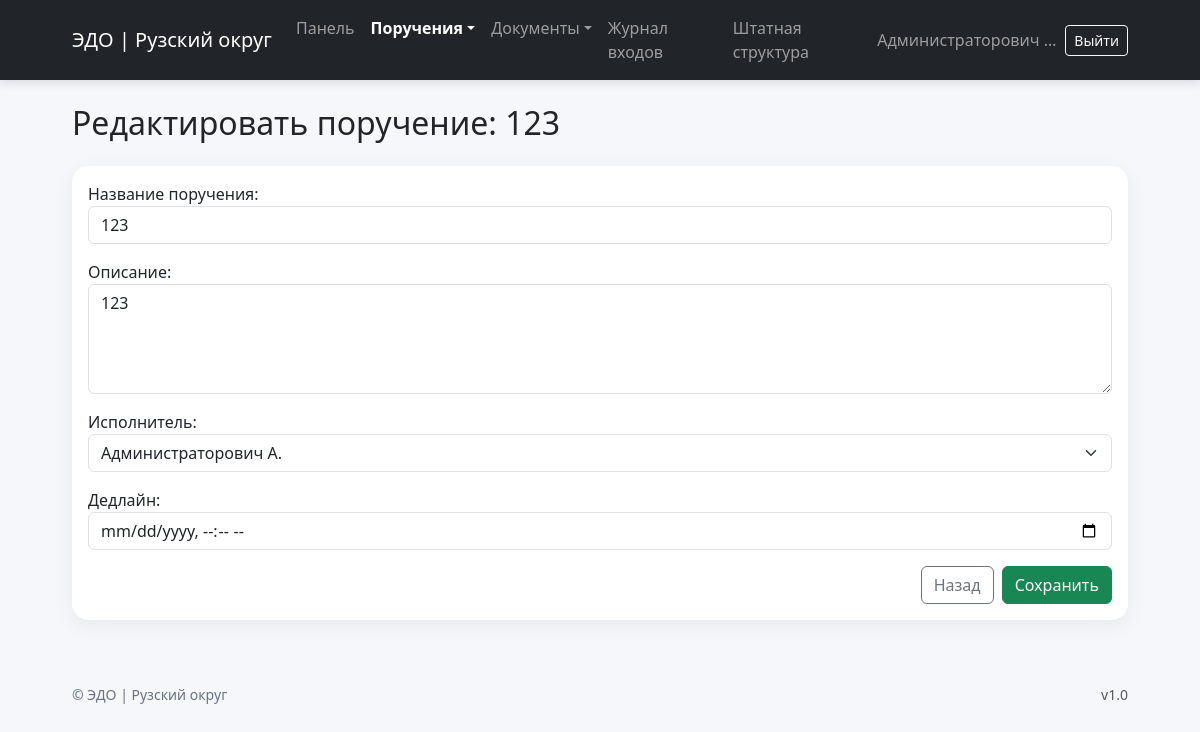
Page /tasks/5/edit/ (signed in) on the earlier database version.
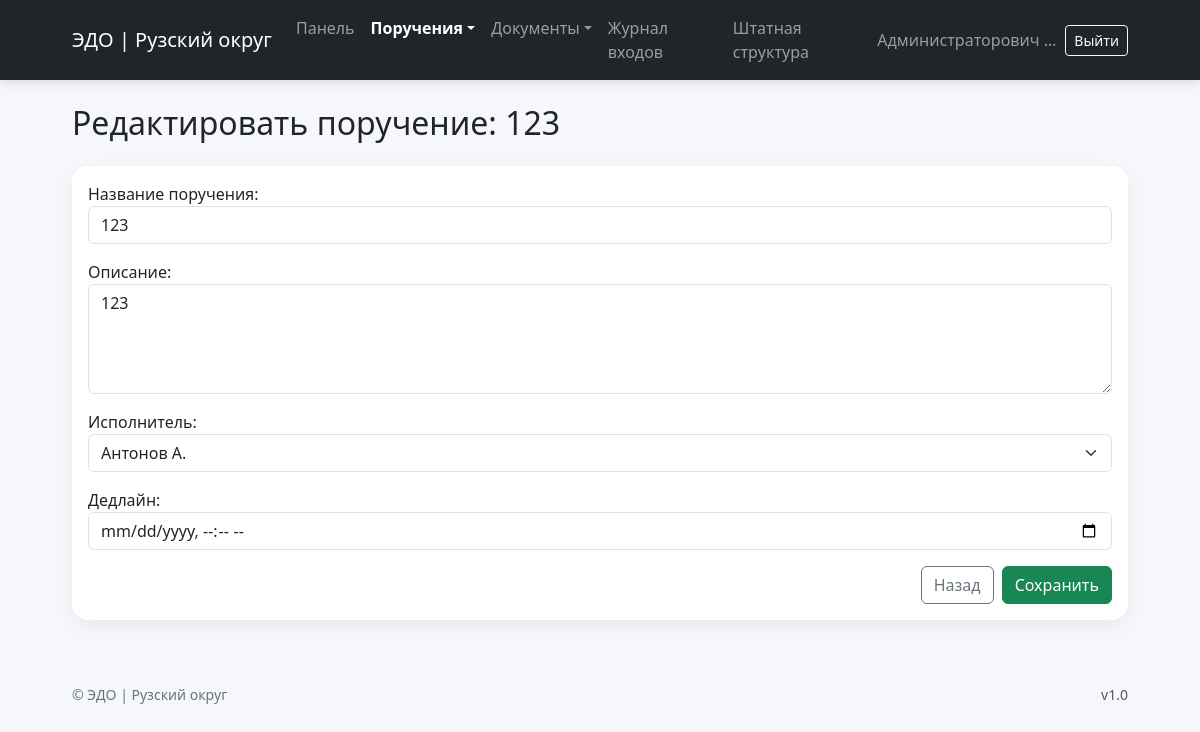
Same page on the later database version.
### users/models.py (models this page shows, shortened)
class Task(models.Model):
    title = models.CharField("Название поручения", max_length=255)
    description = models.TextField("Описание", blank=True)
    creator = models.ForeignKey(User, on_delete=models.CASCADE, related_name="created_tasks")
    executor = models.ForeignKey(User, on_delete=models.CASCADE, related_name="assigned_tasks")
    department = models.ForeignKey(Department, on_delete=models.CASCADE, blank=True, null=True)
    deadline = models.DateTimeField("Дедлайн")
    created_at = models.DateTimeField(auto_now_add=True)
    is_completed = models.BooleanField(default=False)

### users/views.py (the view)
# urls.py: path('tasks/<int:task_id>/edit/', edit_task, name='edit_task'),
@login_required
def edit_task(request, task_id):
    task = get_object_or_404(Task, id=task_id)
    if task.executor != request.user and task.creator != request.user:
        return redirect('task_list')
    if request.method == 'POST':
        form = TaskForm(request.POST, instance=task)
        if form.is_valid():
            form.save()
            return redirect('task_list')
    else:
        form = TaskForm(instance=task)
    return render(request, 'users/edit_task.html', {'form': form, 'task': task})

### users/forms.py
class TaskForm(forms.ModelForm):
    executor = forms.ModelChoiceField(
        queryset=User.objects.all(),
        widget=forms.Select(attrs={'class': 'form-select'}),
        label="Исполнитель",
        to_field_name="id"
    )
    class Meta:
        model = Task
        fields = ['title', 'description', 'executor', 'deadline']
        widgets = {
            'title': forms.TextInput(attrs={
                'class': 'form-control',
                'placeholder': 'Введите название поручения'
            }),
            'description': forms.Textarea(attrs={
                'class': 'form-control',
                'placeholder': 'Описание поручения',
                'rows': 4
            }),
            'deadline': forms.DateTimeInput(attrs={
                'type': 'datetime-local',
                'class': 'form-control'
            }),
        }
    def __init__(self, *args, **kwargs):
        super().__init__(*args, **kwargs)
        self.fields['executor'].label_from_instance = lambda obj: f"{obj.last_name} {obj.first_name}".strip() or obj.username

### templates/users/edit_task.html (shortened to what this page needs)
{% extends 'base.html' %}
{% block content %}
<h2 class="mb-4">Редактировать поручение: {{ task.title }}</h2>
<div class="card">
  <div class="card-body">
    <form method="post">
      {{ form.as_p }}
      <div class="d-flex justify-content-end gap-2">
        <a href="{% url 'task_list' %}" class="btn btn-outline-secondary">Назад</a>
        <button type="submit" class="btn btn-success">Сохранить</button>
      </div>
    </form>
  </div>
</div>
{% endblock %}

Differences in the rows shown:
changed Task: executor "Администраторович А." → "Антонов А."
